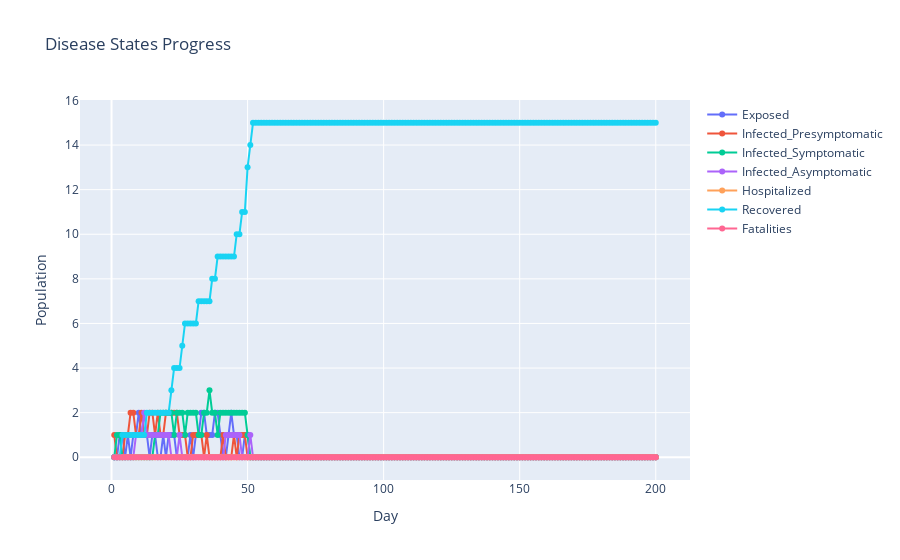

Notebook code for this chart:
### Code cell
disease_states = ['Exposed', 'Infected_Presymptomatic', 'Infected_Symptomatic', 'Infected_Asymptomatic', 'Hospitalized', 'Recovered', 'Fatalities']
disease_state_tracker_plot = go.Figure()

for state in disease_states:
    disease_state_tracker_plot.add_trace(go.Scatter(x=track_states_df['Time'],
                                                    y=track_states_df[state], 
                                                    name=state,
                                                    mode='lines+markers',
                                                    hovertemplate='%{y}'))
disease_state_tracker_plot.layout.xaxis.title = 'Day'
disease_state_tracker_plot.layout.yaxis.title = 'Population'
disease_state_tracker_plot.layout.hovermode = 'x'
disease_state_tracker_plot.layout.title = 'Disease States Progress'
disease_state_tracker_plot.show()

### Figure 1 — Plotly figure (JSON) as saved in the notebook; plotly's stock layout.template omitted (floating-point values rounded to 4 significant figures; data arrays with more than 128 entries replaced by an {"elided": "..."} marker saying what was removed)
{"data": [{"hovertemplate": "%{y}", "mode": "lines+markers", "name": "Exposed", "type": "scatter", "x": {"elided": "200 int values"}, "y": {"elided": "200 int values"}}, {"hovertemplate": "%{y}", "mode": "lines+markers", "name": "Infected_Presymptomatic", "type": "scatter", "x": {"elided": "200 int values"}, "y": {"elided": "200 int values"}}, {"hovertemplate": "%{y}", "mode": "lines+markers", "name": "Infected_Symptomatic", "type": "scatter", "x": {"elided": "200 int values"}, "y": {"elided": "200 int values"}}, {"hovertemplate": "%{y}", "mode": "lines+markers", "name": "Infected_Asymptomatic", "type": "scatter", "x": {"elided": "200 int values"}, "y": {"elided": "200 int values"}}, {"hovertemplate": "%{y}", "mode": "lines+markers", "name": "Hospitalized", "type": "scatter", "x": {"elided": "200 int values"}, "y": {"elided": "200 int values"}}, {"hovertemplate": "%{y}", "mode": "lines+markers", "name": "Recovered", "type": "scatter", "x": {"elided": "200 int values"}, "y": {"elided": "200 int values"}}, {"hovertemplate": "%{y}", "mode": "lines+markers", "name": "Fatalities", "type": "scatter", "x": {"elided": "200 int values"}, "y": {"elided": "200 int values"}}], "layout": {"hovermode": "x", "title": {"text": "Disease States Progress"}, "xaxis": {"title": {"text": "Day"}}, "yaxis": {"title": {"text": "Population"}}}}
